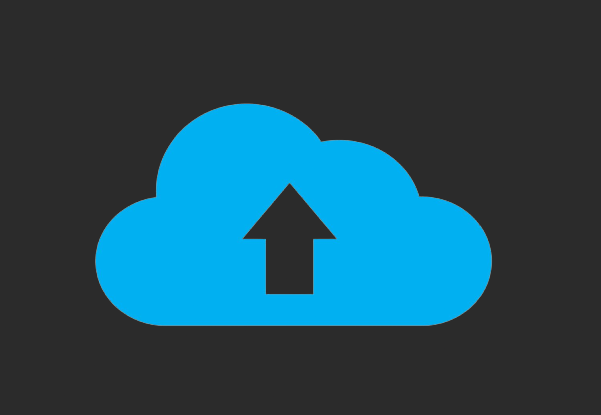
#> input picture upload.png, 601 x 415 px; its folder holds only this picture in this run
$ python -i image-cartoonizer.py   (imports and definitions only)
#> lines starting #> are read from the running program, lines starting #| are printed output that depends on the picture; after the words box and inside, x2 and y2 are one past the last pixel; in counts of white or black regions, pixels touching at a corner belong together
import cv2              # For image processing
import easygui          # To create the filebox
import numpy as np      # For storing image

import sys
import matplotlib.pyplot as plt
import os                       # For reading path and storing image to that path
import tkinter as tk
from tkinter import *
from PIL import ImageTk, Image
import customtkinter as ctk


# root-window
# [1 line that did not run here, left out]
# [3 lines not run here, left out]
# [1 line that did not run here, left out]


# Fileopenbox to create a window for selecting image and store image path as string
def upload():
    global ImagePath
    ImagePath=easygui.fileopenbox()

    image=cv2.imread(ImagePath)

    image=cv2.cvtColor(image,cv2.COLOR_BGR2RGB)
    image = cv2.resize(image,(600,400))

    image = Image.fromarray(image)
    image = ImageTk.PhotoImage(image)

    canvas.image = image
    canvas.create_image(0,0,anchor="nw",image=image)


def dummy():
    cartoonify(ImagePath)


def cartoonify(ImagePath):
    # Read the image
#> called with ImagePath = 'upload.png'
    originalmage = cv2.imread(ImagePath)
#> originalmage is the input picture: shape (415, 601, 3); mean B, G, R 90, 74.6, 33.4
    originalmage = cv2.cvtColor(originalmage, cv2.COLOR_BGR2RGB)

    # Confirm that the image is chosen
    if originalmage is None:
        print("Image not found. Please Choose appropriate file")
        sys.exit()

    ReSizedImg = cv2.resize(originalmage, (960, 540))
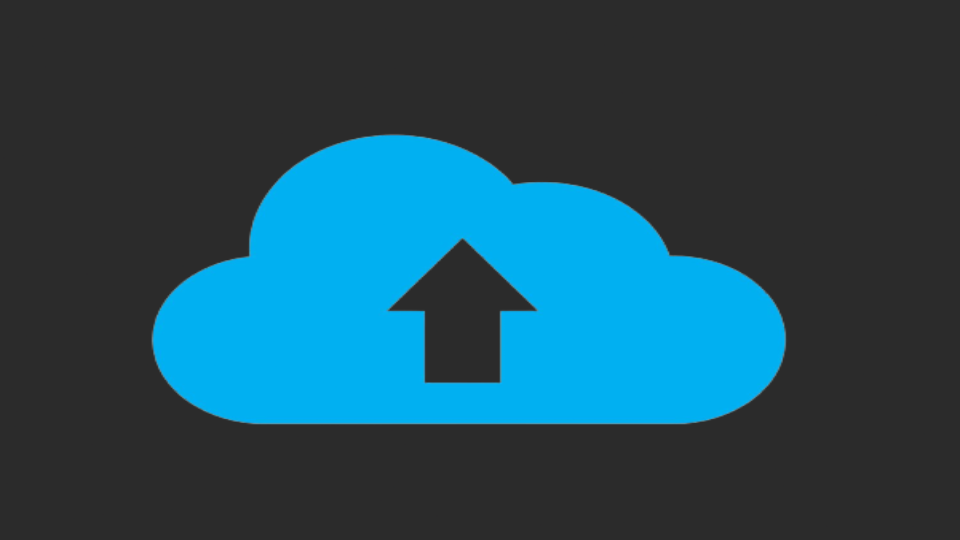
#> ReSizedImg: shape (540, 960, 3); mean R, G, B 33.4, 74.6, 90


    # Transforming the image to grayscale
    grayScaleImage= cv2.cvtColor(originalmage, cv2.COLOR_BGR2GRAY)
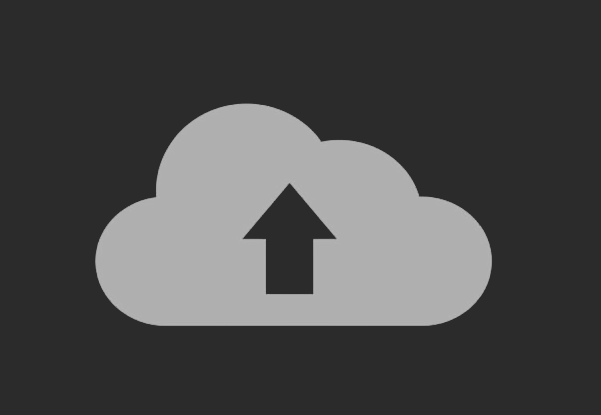
#> grayScaleImage: shape (415, 601); min 42, max 184, mean 74.4
    grayImg = cv2.resize(grayScaleImage, (960, 540))
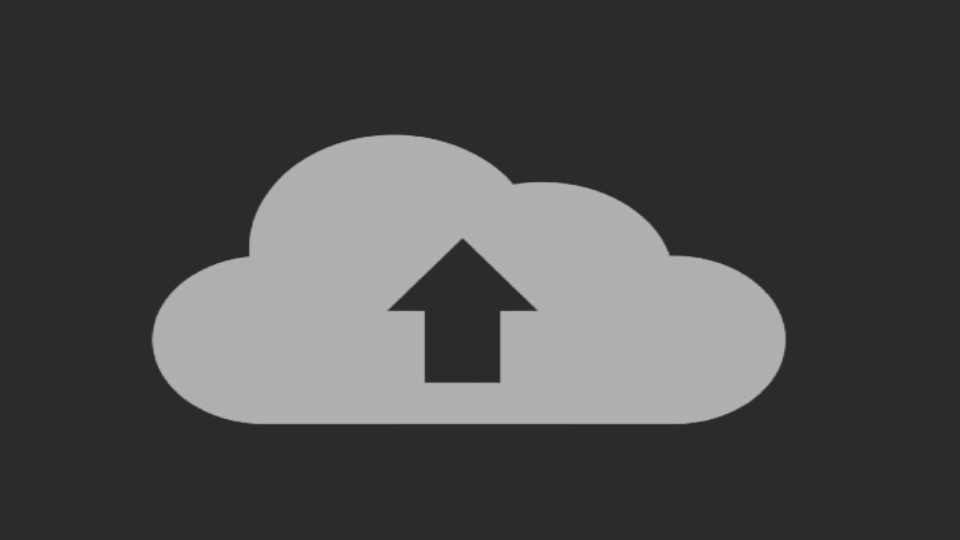
#> grayImg: shape (540, 960); min 42, max 182, mean 74.4


    # Applying median blur to smoothen the image
    smoothGrayScale = cv2.medianBlur(grayScaleImage, 7)
    blurImg = cv2.resize(smoothGrayScale, (960, 540))


    # Retrieving the edges for cartoon effect by using thresholding technique
    getEdge = cv2.adaptiveThreshold(smoothGrayScale, 255,
        cv2.ADAPTIVE_THRESH_MEAN_C,
        cv2.THRESH_BINARY, 19, 7) #line_size,blur_value
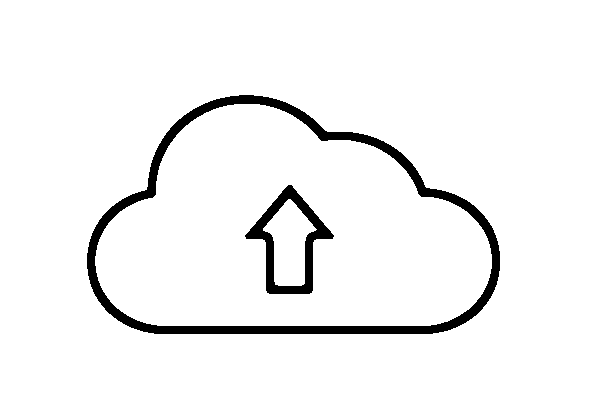
#> getEdge: shape (415, 601); 95.4% white; 2 black regions, box (x1, y1, x2, y2) and area: (87, 95, 500, 334) 8999, (245, 185, 334, 294) 2498

    edgeImg = cv2.resize(getEdge, (960, 540))
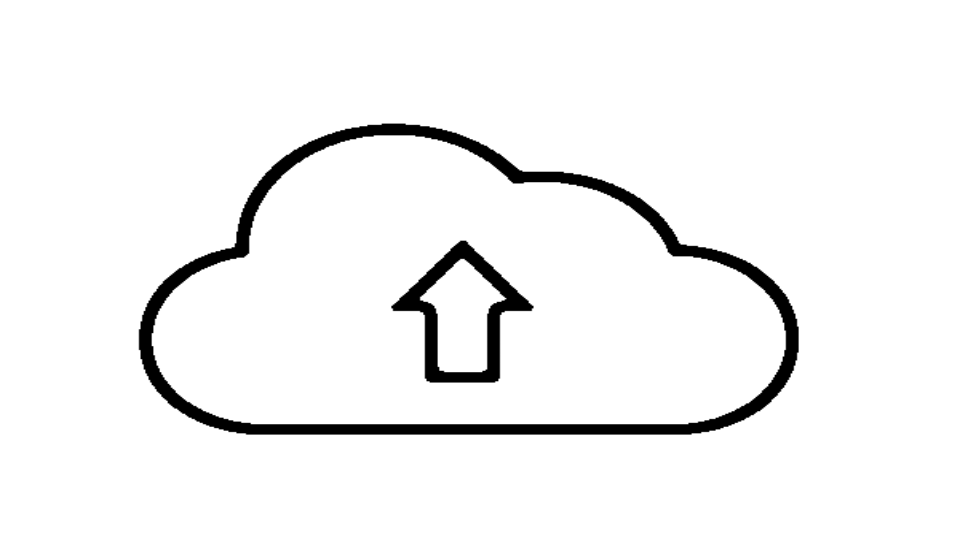
#> edgeImg: shape (540, 960); min 0, max 255, mean 243.3

    # Applying bilateral filter to remove noise and keep edge sharp as required
    colorImage = cv2.bilateralFilter(originalmage, 9, 200, 200)
    filterImg = cv2.resize(colorImage, (960, 540))


    # Masking edged image with our  image
    cartoonImage = cv2.bitwise_and(colorImage, colorImage, mask=getEdge)
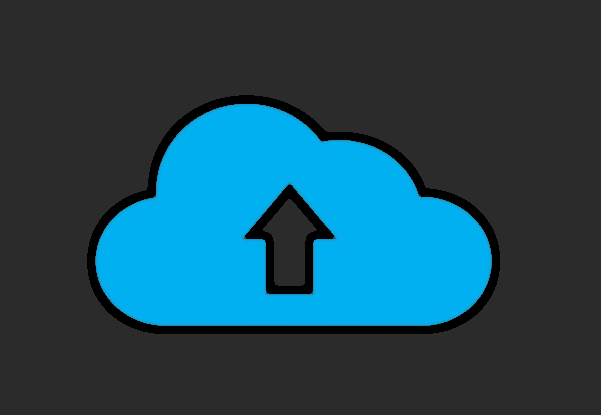
#> cartoonImage: shape (415, 601, 3); mean R, G, B 31.3, 72.4, 87.7

    cartoonImg = cv2.resize(cartoonImage, (960, 540))
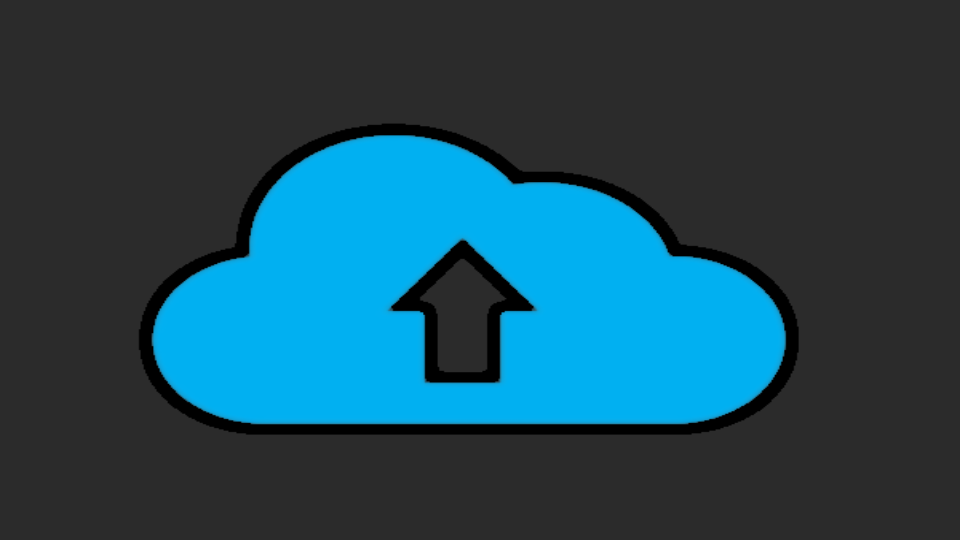
#> cartoonImg: shape (540, 960, 3); mean R, G, B 31.3, 72.4, 87.7

    # Plotting the whole transition
    images=[ReSizedImg, grayImg, blurImg, edgeImg, filterImg, cartoonImg]

    fig, axes = plt.subplots(3,2, figsize=(8,8), subplot_kw={'xticks':[], 'yticks':[]}, gridspec_kw=dict(hspace=0.1, wspace=0.1))
    for i, ax in enumerate(axes.flat):
        ax.imshow(images[i], cmap='gray')


    plt.show()

    image = cartoonImg.copy()

    image = cv2.resize(image,(600,400))

    image = Image.fromarray(image)
    image = ImageTk.PhotoImage(image)

#> (the run stopped early here; a loop or call above may not have finished)
